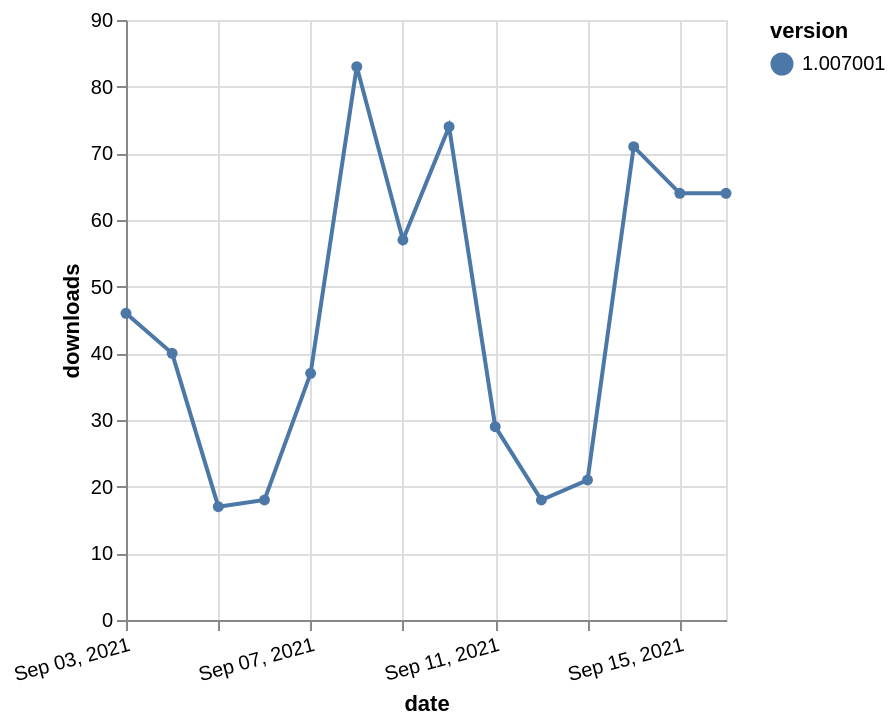

Write a Vega-Lite specification for this figure.
### Vega-Lite specification from a JSON file in a GitHub repository (floating-point values rounded to 4 significant figures)
{"$schema": "https://vega.github.io/schema/vega-lite/v5.json", "description": "A simple bar chart with embedded data.", "data": {"values": [{"date": "2021-09-03", "total": 60817, "delta": 46, "version": "1.007001"}, {"date": "2021-09-04", "total": 60857, "delta": 40, "version": "1.007001"}, {"date": "2021-09-05", "total": 60874, "delta": 17, "version": "1.007001"}, {"date": "2021-09-06", "total": 60892, "delta": 18, "version": "1.007001"}, {"date": "2021-09-07", "total": 60929, "delta": 37, "version": "1.007001"}, {"date": "2021-09-08", "total": 61012, "delta": 83, "version": "1.007001"}, {"date": "2021-09-09", "total": 61069, "delta": 57, "version": "1.007001"}, {"date": "2021-09-10", "total": 61143, "delta": 74, "version": "1.007001"}, {"date": "2021-09-11", "total": 61172, "delta": 29, "version": "1.007001"}, {"date": "2021-09-12", "total": 61190, "delta": 18, "version": "1.007001"}, {"date": "2021-09-13", "total": 61211, "delta": 21, "version": "1.007001"}, {"date": "2021-09-14", "total": 61282, "delta": 71, "version": "1.007001"}, {"date": "2021-09-15", "total": 61346, "delta": 64, "version": "1.007001"}, {"date": "2021-09-16", "total": 61410, "delta": 64, "version": "1.007001"}]}, "width": "container", "mark": {"type": "line", "point": {"filled": true}}, "encoding": {"x": {"field": "date", "type": "temporal", "timeUnit": "yearmonthdate", "title": "date", "axis": {"labelAngle": -15}}, "y": {"field": "delta", "type": "quantitative", "title": "downloads"}, "color": {"field": "version", "type": "nominal"}, "tooltip": {"field": "delta"}}}
